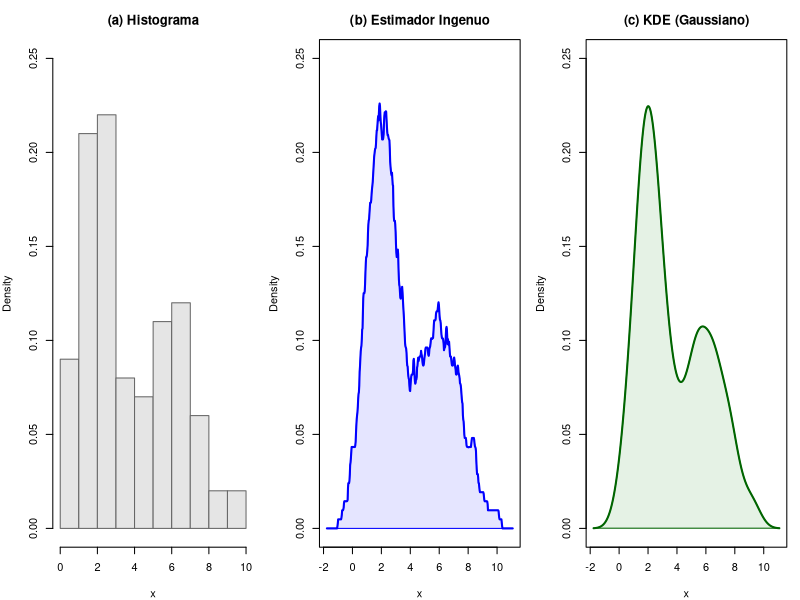
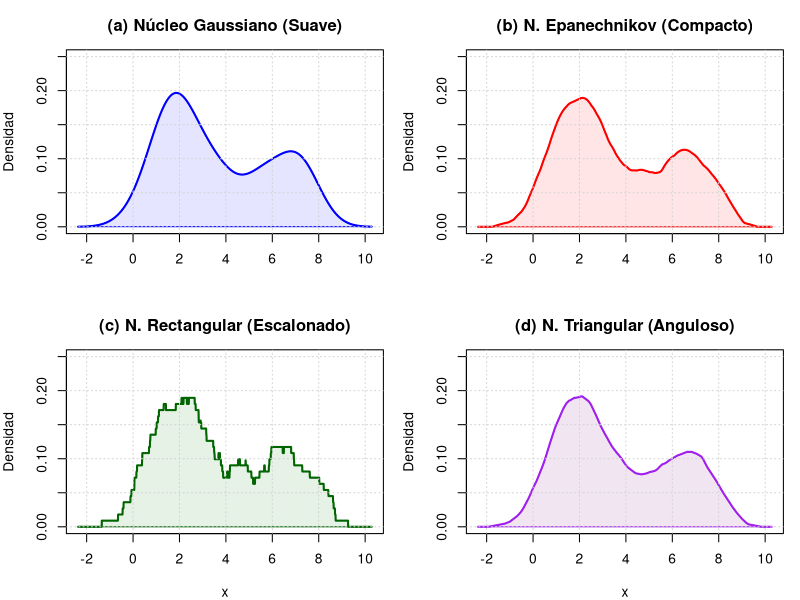

Recreate these plots in R, in order.
## ---- chunk 1
# Configuración de parámetros gráficos
par(mfrow=c(1, 3), mar=c(4, 4, 3, 1))
set.seed(123)

# 1. Generar datos (Mezcla de normales para que sea interesante)
n <- 100
datos <- c(rnorm(n*0.6, mean=2, sd=1), rnorm(n*0.4, mean=6, sd=1.5))

# Rango de evaluación
grid_x <- seq(-2, 11, length.out = 200)

# A. HISTOGRAMA
hist(datos, breaks=10, prob=TRUE, 
     main="(a) Histograma", 
     xlab="x", col="gray90", border="gray40", ylim=c(0, 0.25))
#lines(density(datos, bw=0.6), col="red", lty=2) # Ref suave

# B. ESTIMADOR INGENUO (Kernel Rectangular)
# Usamos la función density con kernel rectangular para simular el 'Naive'
plot(density(datos, kernel="rectangular", bw=0.6), 
     main="(b) Estimador Ingenuo", 
     xlab="x", col="blue", lwd=2, ylim=c(0, 0.25), zero.line=FALSE)
polygon(density(datos, kernel="rectangular", bw=0.6), col=rgb(0,0,1,0.1), border="blue")

# C. ESTIMADOR NÚCLEO (Gaussiano)
plot(density(datos, kernel="gaussian", bw=0.6), 
     main="(c) KDE (Gaussiano)", 
     xlab="x", col="darkgreen", lwd=2, ylim=c(0, 0.25), zero.line=FALSE)
polygon(density(datos, kernel="gaussian", bw=0.6), col=rgb(0,0.5,0,0.1), border="darkgreen")

# Restaurar par
par(mfrow=c(1,1))
## ---- chunk 2
# --- CONFIGURACIÓN DE DATOS (MUESTRA REDUCIDA) ---
set.seed(123)
n_demo <- 40 # Reducimos n para que se vean los "ladrillos"
# Mezcla de dos normales
datos_demo <- c(rnorm(n_demo*0.6, mean=2, sd=1), rnorm(n_demo*0.4, mean=6, sd=1.5))

# Parámetros fijos
h_fijo <- 0.8  # Un poco más ancho para exagerar la forma
rango_y <- c(0, 0.25)
# Aumentamos la resolución de puntos para que el rectangular se vea vertical, no inclinado
resolucion <- 4096 

# --- CONFIGURACIÓN GRÁFICA (Matriz 2x2) ---
par(mfrow=c(2, 2), mar=c(4, 4, 3, 1))

# 1. GAUSSIANO
d_gauss <- density(datos_demo, bw=h_fijo, kernel="gaussian", n=resolucion)
plot(d_gauss, main="(a) Núcleo Gaussiano (Suave)", 
     xlab="", ylab="Densidad", col="blue", lwd=2, ylim=rango_y, zero.line=FALSE)
polygon(d_gauss, col=rgb(0, 0, 1, 0.1), border="blue")
grid()

# 2. EPANECHNIKOV
d_epa <- density(datos_demo, bw=h_fijo, kernel="epanechnikov", n=resolucion)
plot(d_epa, main="(b) N. Epanechnikov (Compacto)", 
     xlab="", ylab="Densidad", col="red", lwd=2, ylim=rango_y, zero.line=FALSE)
polygon(d_epa, col=rgb(1, 0, 0, 0.1), border="red")
grid()

# 3. RECTANGULAR
d_rect <- density(datos_demo, bw=h_fijo, kernel="rectangular", n=resolucion)
plot(d_rect, main="(c) N. Rectangular (Escalonado)", 
     xlab="x", ylab="Densidad", col="darkgreen", lwd=2, ylim=rango_y, zero.line=FALSE)
# Truco visual: polygon rellena bien los escalones
polygon(d_rect, col=rgb(0, 0.5, 0, 0.1), border="darkgreen")
grid()

# 4. TRIANGULAR
d_tri <- density(datos_demo, bw=h_fijo, kernel="triangular", n=resolucion)
plot(d_tri, main="(d) N. Triangular (Anguloso)", 
     xlab="x", ylab="Densidad", col="purple", lwd=2, ylim=rango_y, zero.line=FALSE)
polygon(d_tri, col=rgb(0.5, 0, 0.5, 0.1), border="purple")
grid()

# Restaurar configuración gráfica
par(mfrow=c(1, 1))
